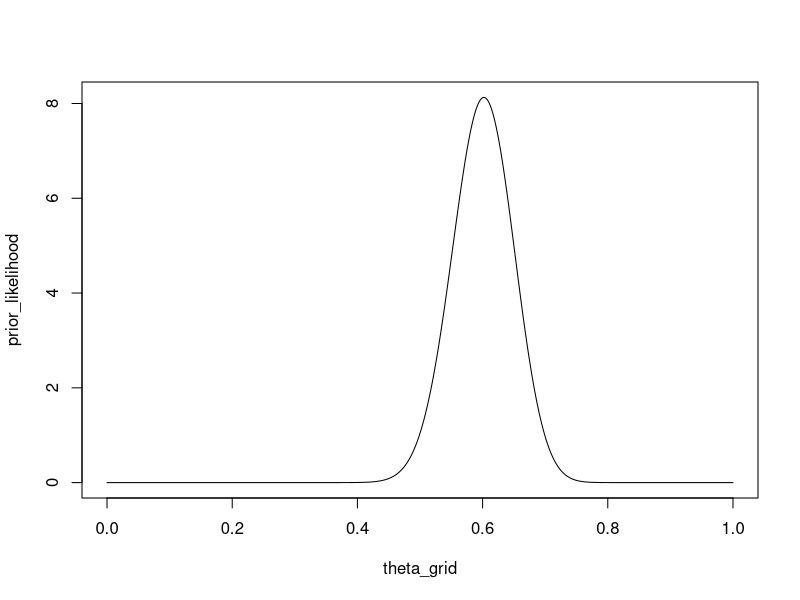
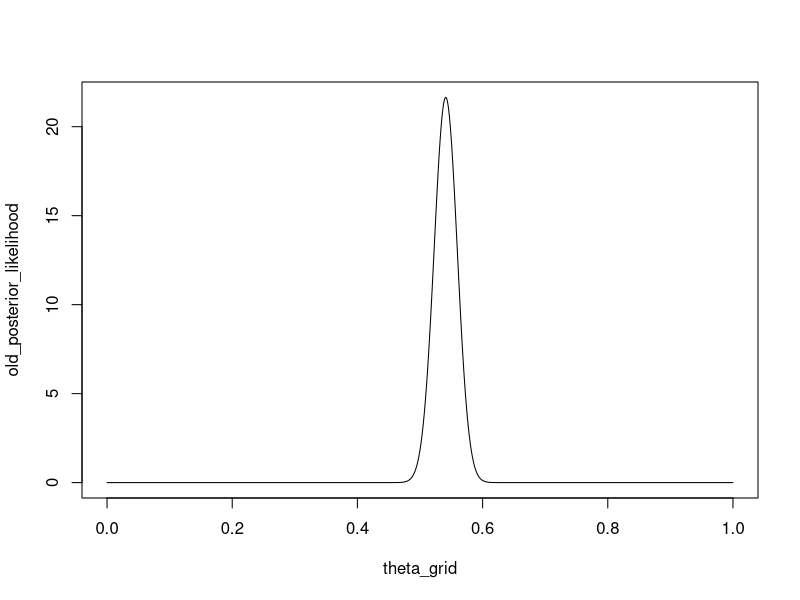
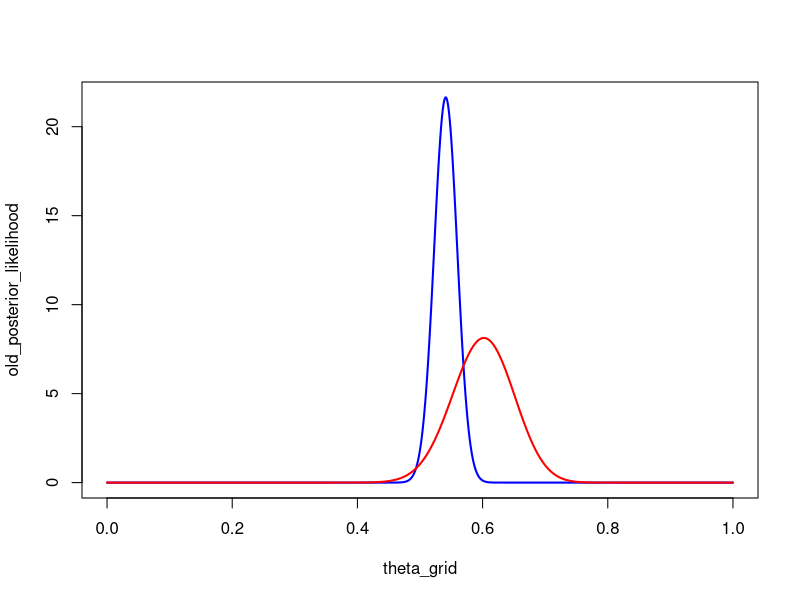
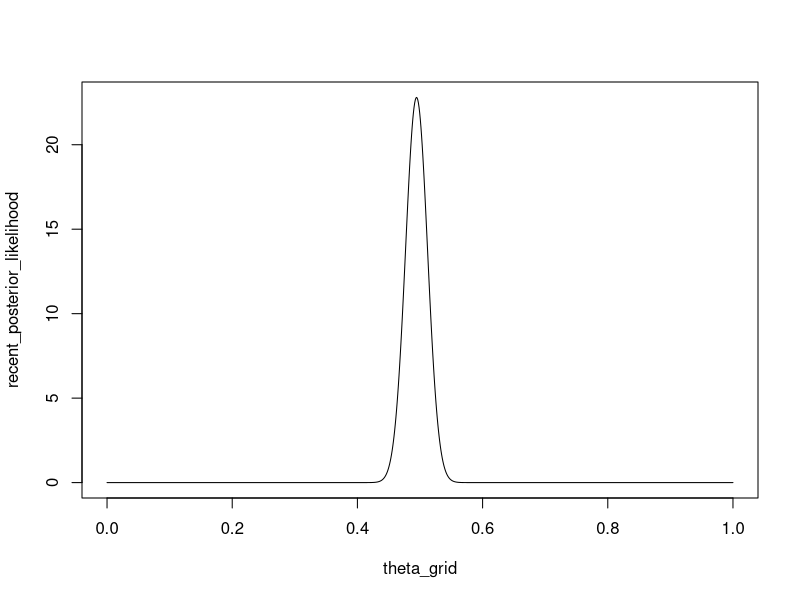
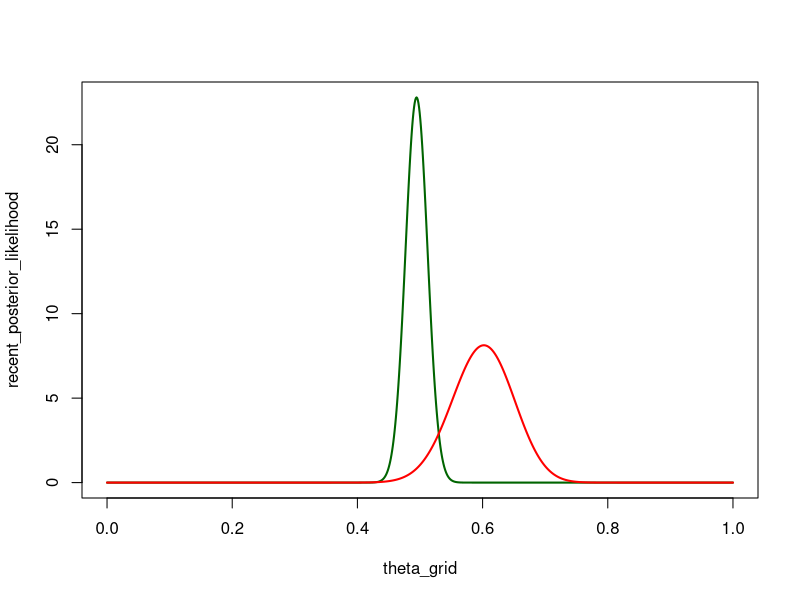
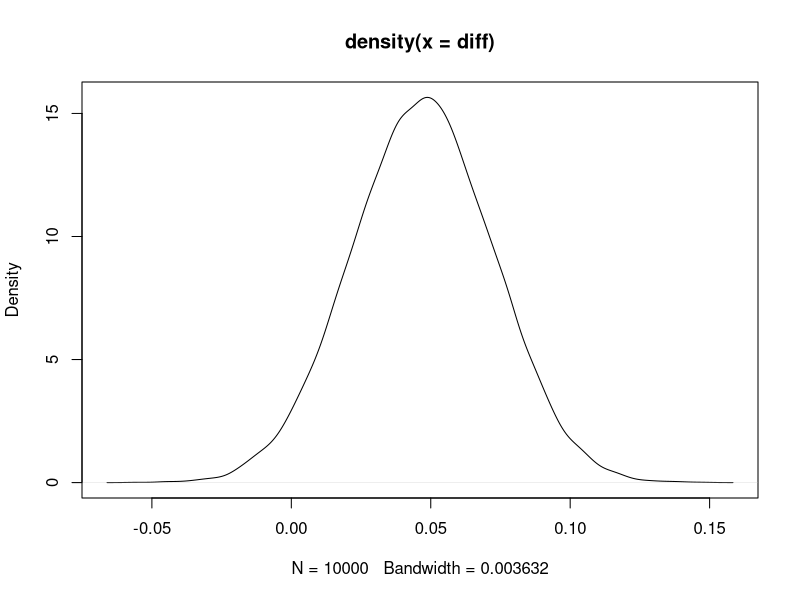
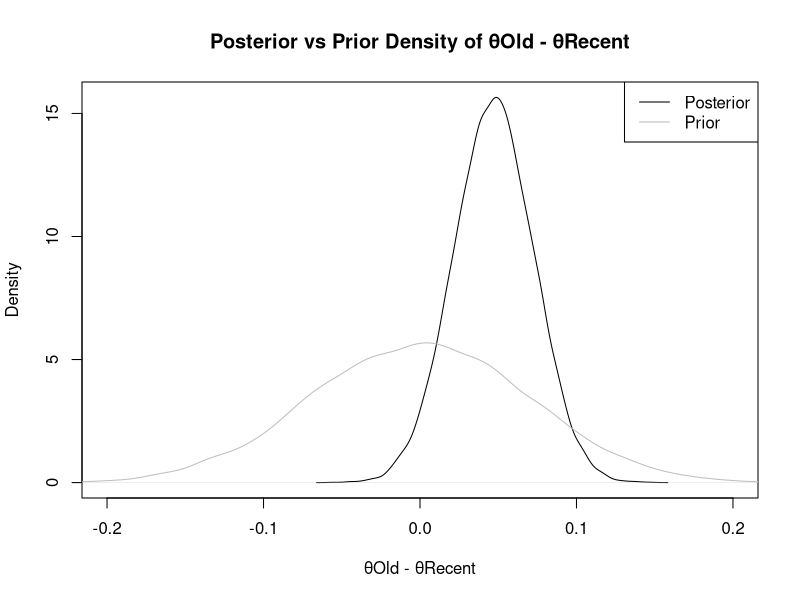

Reproduce these figures in R, in order.
library(tidyverse)
library(ggplot2)
library(lubridate)
library(scales)
library(dplyr)
library(lubridate)

data <- read.csv('games_cleaned.csv')
data$winning_conference <- as.factor(data$winning_conference)
data <- data |>
  mutate(game_date = ymd_hms(game_date),
         year = year(game_date))

# Bayesian Inference

# Data for the years 2020 & 2021
old <- data |>
  filter(year == 2020 | year == 2021)

# Data for the years 2022 & 2023
recent <- data |>
  filter(year == 2022 | year == 2023)

# Prior ----------------------------------------------------------

# Prior Belief -- Medium Strength
# West Wins 60% of the games between conferences
a <- 60
b <- 40

# Prior Plot
theta_grid <- seq(0, 1, length.out = 1000)
prior_likelihood <- dbeta(theta_grid, a, b)
plot(theta_grid, prior_likelihood, type = "l")


# Old Analysis ------------------------------------------------------------

old$wins <- ifelse(old$winning_conference == "W", 1, 0)
old_y <- sum(old$wins)
old_n <- length(old$wins)

# Old Posterior Distribution Plot
old_a_star <- a + old_y
old_b_star <- b + old_n - old_y
theta_grid <- seq(0, 1, length.out = 1000)
old_posterior_likelihood <- dbeta(theta_grid, old_a_star, old_b_star)
plot(theta_grid, old_posterior_likelihood, type = "l")

# Plotting Prior vs Old Posterior
theta_grid <- seq(0,1, length.out = 1000)
plot(theta_grid, old_posterior_likelihood, type = 'l', lwd = 2, col = 'blue')
lines(theta_grid, prior_likelihood, type = 'l', lwd = 2, col = 'red')

# Learning More From Our Posterior
old_post_mean <- old_a_star/(old_a_star + old_b_star) 
qbeta(c(0.025, 0.975), old_a_star, old_b_star)


# Recent Analysis ---------------------------------------------------------

recent$wins <- ifelse(recent$winning_conference == "W", 1, 0)
recent_y <- sum(recent$wins)
recent_n <- length(recent$wins)

# Recent Posterior Distribution Plot
recent_a_star <- a + recent_y
recent_b_star <- b + recent_n - recent_y
theta_grid <- seq(0, 1, length.out = 1000)
recent_posterior_likelihood <- dbeta(theta_grid, recent_a_star, recent_b_star)
plot(theta_grid, recent_posterior_likelihood, type = "l")

# Plotting Prior vs Old Posterior
theta_grid <- seq(0,1, length.out = 1000)
plot(theta_grid, recent_posterior_likelihood, type = 'l', lwd = 2, col = 'darkgreen')
lines(theta_grid, prior_likelihood, type = 'l', lwd = 2, col = 'red')

# Learning More From Our Posterior
recent_post_mean <- recent_a_star/(recent_a_star + recent_b_star) 
qbeta(c(0.025, 0.975), recent_a_star, recent_b_star)

# Old vs Recent Analysis --------------------------------------------------

theta_old <- rbeta(10000, a + old_y, b + old_n - old_y)
theta_recent <- rbeta(10000, a + recent_y, b + recent_n - recent_y)
diff <- theta_old - theta_recent
mean(diff > 0)
plot(density(diff))
quantile(diff, c(0.025, 0.975))

theta_old_prior <- rbeta(10000, a, b)
theta_recent_prior <- rbeta(10000, a, b)
likelihood <- density(theta_old_prior - theta_recent_prior)
new_likelihood <- density(diff)

plot(new_likelihood, col = "black", main = "Posterior vs Prior Density of θOld - θRecent",
     xlab = "θOld - θRecent", ylab = "Density", xlim = c(-.2, .2))

lines(likelihood, col = "gray")

legend("topright",c("Posterior", "Prior"), col = c("black", "gray"),
       lty = c(1, 1))
